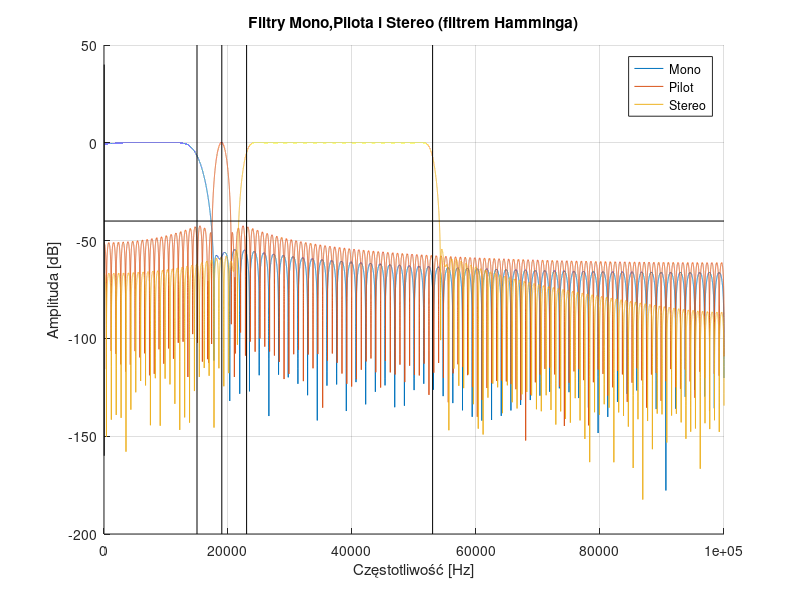

Here is the MATLAB script that generated this plot: (Note: this script raises an error after producing the figure.)
clc;
clear all; close all;


%% Dane
N  = 1e5;
fs = 2e5;

%% Pasma Mono i Pilota 

bandMono   = [30 15e3]/(fs/2);
bandPilot  = [18999 19001]/(fs/2);
bandStereo = [23e3 53e3]/(fs/2);

%% Okna Mono, Pilota, Stereo

L1 = 128;
L2 = 256;
L3 = 256;

% Został wybrany filtr hamminga, ponieważ nie ma on zafalowań w paśmie
% przepustowym i stosunkowo niewielkie pasmo przejściowe
wHamMono   = hamming(L1);
wHamPilot  = hamming(L2);
wHamStereo = hamming(L3);

% w = hamming(L) returns an L-point symmetric Hamming window.
% L — Window length

%% Filtry Mono i Pilota

hHamMono   = fir1(L1-1, bandMono,  wHamMono);
hHamPilot  = fir1(L2-1, bandPilot, wHamPilot);
hHamStereo = fir1(L3-1, bandStereo, wHamStereo);

% b = fir1(n,Wn,ftype) 
% designs a lowpass, highpass, bandpass, bandstop, or multiband filter,
% depending on the value of ftype and the number of elements of band.

%% Odpowiedź impulsowa filtrów Mono i Pilota

[hM, wM] = freqz(hHamMono, 1, N, fs);
[hP, wP] = freqz(hHamPilot, 1, N, fs);
[hS, wS] = freqz(hHamStereo, 1, N, fs);

hMlog = 20*log10(abs(hM));
hPlog = 20*log10(abs(hP));
hSlog = 20*log10(abs(hS));

% [h,w] = freqz(b,a,n) returns the n-point frequency response vector h 
% and the corresponding angular frequency vector w for the digital filter 
% with transfer function coefficients stored in b and a.

%% Plotowanie
figure('Name','Filtry Mono, Pilota i Stereo (filtrem Hamminga)');
set(figure(2),'units','points','position',[0,0,1440,750]);

hold on;
plot(wM, hMlog);
plot(wP, hPlog);
plot(wS, hSlog);
plot([0 1e5], [-40 -40], 'k-');
plot([30 30], [40 -160], 'k-');
plot([15e3 15e3], [50 -200], 'k-'); 
plot([19e3 19e3], [50 -200], 'k-'); 
plot([23e3 23e3], [50 -200], 'k-'); 
plot([53e3 53e3], [50 -200], 'k-'); 
title('Filtry Mono,Pilota i Stereo (filtrem Hamminga)');
legend('Mono','Pilot','Stereo');
xlabel('Częstotliwość [Hz]');
ylabel('Amplituda [dB]');
grid;
hold off;

%% Poziomy tłumień dla ważnych częstotliwości

disp('Tłumienie Mono w 19k:'); 
disp(hMlog(19e3));
disp('Tłumienie Mono w 23k:'); 
disp(hMlog(23e3));
disp('Tłumienie Mono w 53k:'); 
disp(hMlog(53e3));
disp('Tłumienie Pilota w 15k:'); 
disp(hPlog(15e3));
disp('Brak tłumienia pilota w 19k:'); 
disp(hPlog(19e3));
disp('Tłumienie Pilota w 23k:'); 
disp(hPlog(23e3));
disp('Tłumienie Pilota w 53k:'); 
disp(hPlog(53e3));
disp('Tłumienie Stereo w 15k:'); 
disp(hSlog(15e3));
disp('Tłumienie Stereo w 19k:'); 
disp(hSlog(19e3));

fs = 3.2e6;         % sampling frequency
N  = 32e6;         % number of samples (IQ)
fc = 0.39e6;        % central frequency of MF station

bwSERV = 80e3;     % bandwidth of an FM service (bandwidth ~= sampling frequency!)
bwAUDIO = 16e3;     % bandwidth of an FM audio (bandwidth == 1/2 * sampling frequency!)

f = fopen('samples_100MHz_fs3200kHz.raw');
s = fread(f, 2*N, 'uint8');
fclose(f);

s = s-127;

% IQ --> complex
wideband_signal = s(1:2:end) + sqrt(-1)*s(2:2:end); clear s;

% Extract carrier of selected service, then shift in frequency the selected service to the baseband
wideband_signal_shifted = wideband_signal .* exp(-sqrt(-1)*2*pi*fc/fs*[0:N-1]');

% % Filter out the service from the wide-band signal
[b,a] = butter(4, bwSERV/fs);

wideband_signal_filtered = filter( b, a, wideband_signal_shifted );

% Down-sample to service bandwidth - bwSERV = new sampling rate
x = wideband_signal_filtered( 1:fs/(bwSERV*2):end );

% FM demodulation
dx = x(2:end).*conj(x(1:end-1));
y = atan2( imag(dx), real(dx) );
figure(5);
psd(spectrum.welch('Hamming',1024), y,'Fs',(bwSERV*2));
title('Gęstośc widmowa mocy sygnału');

Wn_down = (15e3*2)/(bwSERV*2);
% Decimate to audio signal bandwidth bwAUDIO
% [b_down,a_down] = butter(4, bwAUDIO/(bwSERV*2));
b_down = fir1(128, Wn_down, hamming(128+1));
a_down = 1;
figure(6);
freqz(b_down, a_down, 512, (bwSERV*2));
title("Charakterystyki A-cz i f-cz dla filtru filtrującego sygnał mono");
y_audio = filter( hHamMono, a_down, y ); % antyaliasing filter
figure(7);
psd(spectrum.welch('Hamming',1024), y_audio,'Fs',bwAUDIO);
title("Charakterystyka A-cz po zastosowaniu antyaliasingu")
% decimate (1/5)
ym = y_audio(1:5:end);


% PILOT
% Pasmo
Wn_pilot = [(18.95e3*2)/(bwSERV*2) (19.05e3*2)/(bwSERV*2)];
% Zamiana filtru irr na fir
b_pilot = fir1(128, Wn_pilot, hamming(128+1));
a_pilot = 1;
figure(8);
freqz(b_pilot, a_pilot, 512, bwSERV*2);
title("Charakterystyka a-cz i f-cz dla filtru filtrującego pilota");
y_pilot = filter( hHamPilot, a_pilot, y );
figure(9)
spectrogram(y_pilot, 4096, 4096-512, [18e3:1:20e3], bwSERV*2);
title("Wykres spektrogramu dla pilota");
figure(10);
pwelch(y_pilot, 4096, 4096-512, [18e3:1:20e3], bwSERV*2);
title("Gęstość widmowa mocy dla pilota");


% Listen to the final result
ym = ym-mean(ym);
ym = ym/(1.001*max(abs(ym)));
figure(11);
plot(ym)
title("Sygnał wyjściowy");
soundsc( ym, bwAUDIO*2);
